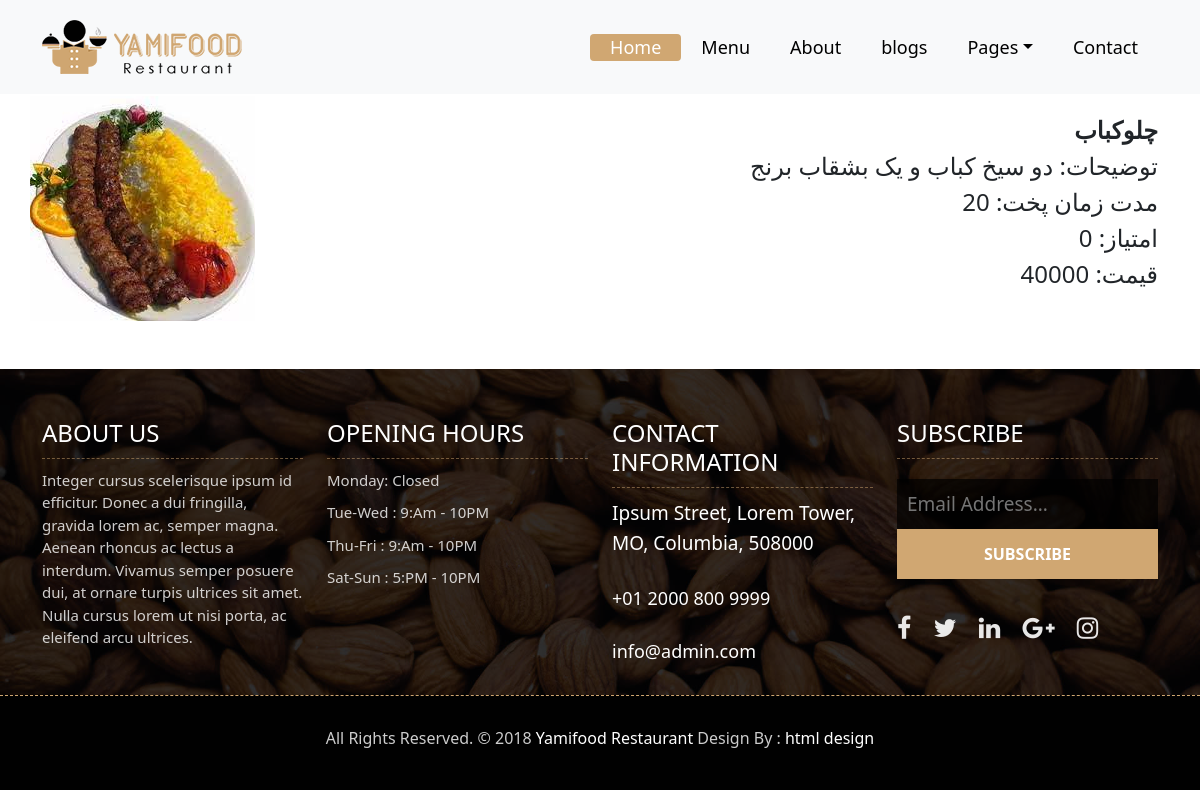
Page /2/ on the committed database.
### foods/models.py (models this page shows, shortened)
class Food(models.Model):
    FOOD_TYPE = [
        ("breakfast","صبحانه"),
        ("drink","نوشیدنی"),
        ("dinner","شام"),
        ("lunch","ناهار"),
    ]
    name = models.CharField(max_length=100)
    description = models.CharField(_("توضیحات"), max_length=50)
    rate = models.IntegerField(_("امتیاز"),default=0)
    price = models.IntegerField()
    time = models.IntegerField(_("زمان لازم"))
    pub_date = models.DateField(_("تاریخ انتشار"), auto_now=False, auto_now_add=True)
    photo = models.ImageField(upload_to='foods/', default='download.jpg')
    type_food=models.CharField(_("نوع غذا"), max_length=10, choices=FOOD_TYPE, default="drink")

### foods/views.py (the view)
# urls.py: path("<int:id>/",views.food_detail,name="food_detail"),
def food_detail(request,id):
    food = Food.objects.get(id=id)
    context = {
        "food":food,
    }
    return render(request,'foods/detail.html',context)

### foods/templates/foods/detail.html
{% extends 'base.html' %}
{% load static %}
{% block content %}
    <div class="container ">
        <div class="row d-flex">
            <div class="col-md-4 d-flex mt-5 mb-5" style="padding-left: 0px;  padding-right: 0px;">
                <img src="{{food.photo.url}}" class="img-responsive mt-5">
            </div>
            <div class="col-md-8 mt-5 mb-5 d-flex align-items-start justify-content-end " >
                <ul class="text-black fs-4 pt-5 align-items-center mt-3 text-end">
                    <li class="fw-bold">{{food.name}}</li>
                    <li>توضیحات: {{food.description}}</li>
                    <li >مدت زمان پخت: {{food.time}}</li>
                    <li>امتیاز: {{food.rate}}</li>
                    <li >قیمت: {{food.price}}</li>
                </ul>
            </div>
        </div>
    </div>
{% endblock content %}

### static/css/style.css (style rules this page uses)
body { color: #666666; font-size: 15px; font-family: 'Athiti', sans-serif; line-height: 1.80857; }
ul, li, ol { list-style: none; margin: 0px; padding: 0px; }

### rows in the picture
Food: photo (picture), name "چلوکباب", description "دو سیخ کباب و یک بشقاب برنج", time "20", rate "0", price "40000"
